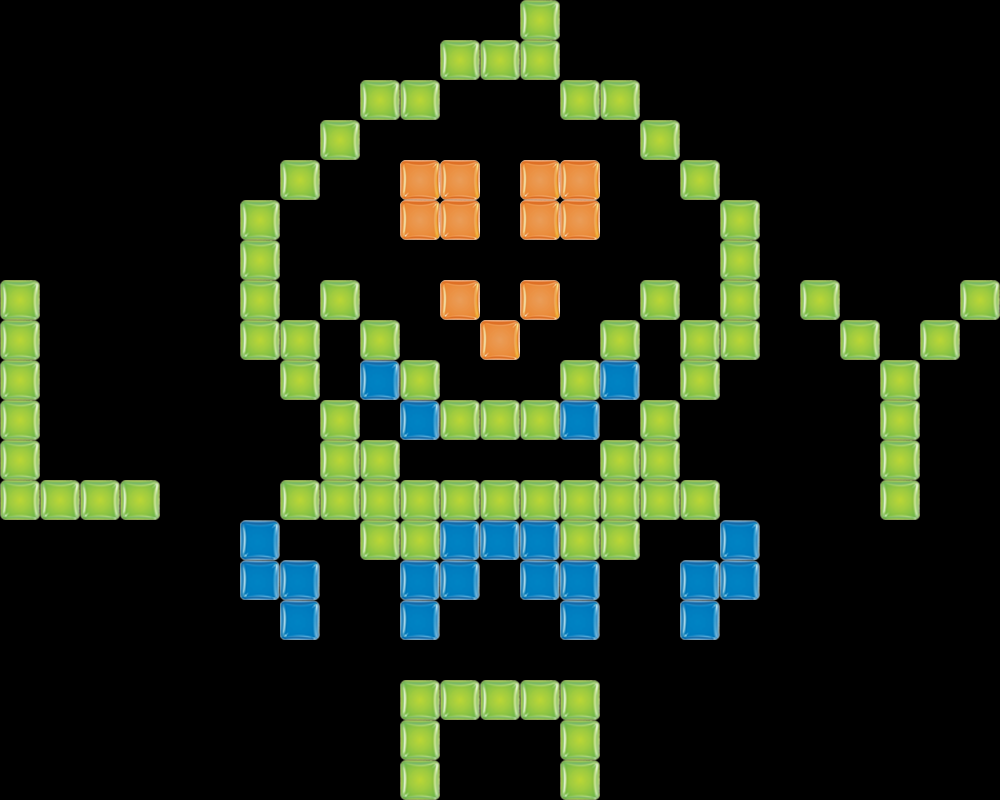

Below is a game level as drawn by its tile map, then a one-line description and the .tmx that defines it (tile-layer data replaced by summaries):
An orthogonal 25x20 tile map with 40x40 px tiles, 1 tile layer (块层 1), 3 tilesets.

<map version="1.0" orientation="orthogonal" renderorder="right-down" width="25" height="20" tilewidth="40" tileheight="40">
 <tileset firstgid="1" name="orgblock" tilewidth="40" tileheight="40">
  <image source="../img/orgblock.png" trans="ff00ff" width="40" height="40" />
 </tileset>
 <tileset firstgid="2" name="greenblock" tilewidth="40" tileheight="40">
  <image source="../img/greenblock.png" trans="ff00ff" width="40" height="40" />
 </tileset>
 <tileset firstgid="3" name="blueblock" tilewidth="40" tileheight="40">
  <image source="../img/blueblock.png" trans="ff00ff" width="40" height="40" />
 </tileset>
 <layer name="块层 1" width="25" height="20">
  <data>[500 cells, 112 non-empty, 3 distinct tile ids]</data>
 </layer>
</map>